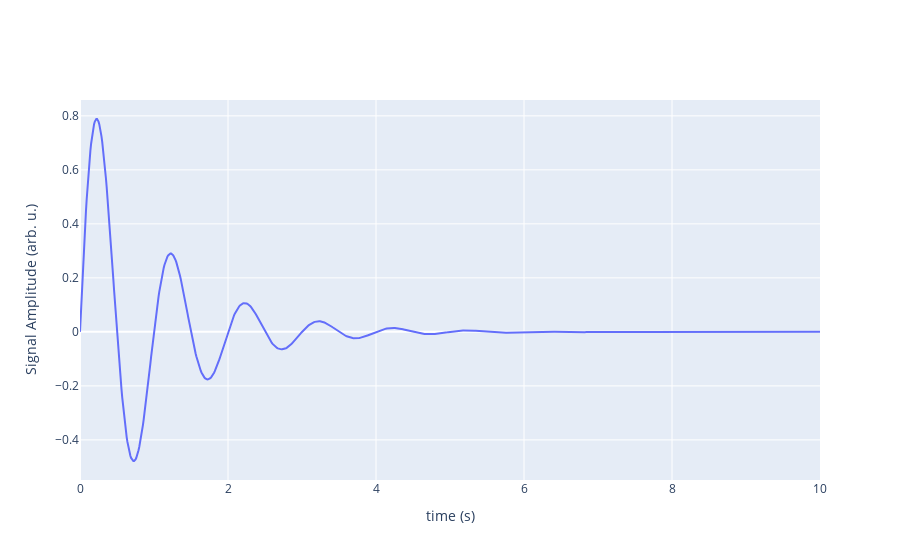

Write notebook code for a chart like this one.
### Code cell
from math_functions import damp_sine_wave


x_samp = np.linspace(0, 10, 1000)
y_samp = damp_sine_wave(x_samp, frequency=1, damping_rate=1, phase=0)


fig = go.Figure().update_layout(width=900)

fig.add_trace(go.Scatter(name="fun", mode="lines", x=x_samp, y=y_samp))
fig.update_layout(
    xaxis_title="time (s)",
    yaxis_title="Signal Amplitude (arb. u.)",
)
fig.show()

### Figure 1 — Plotly figure (JSON) as saved in the notebook; plotly's stock layout.template omitted (floating-point values rounded to 4 significant figures; data arrays with more than 128 entries replaced by an {"elided": "..."} marker saying what was removed)
{"data": [{"mode": "lines", "name": "fun", "type": "scatter", "x": {"elided": "1000 float values"}, "y": {"elided": "1000 float values"}}], "layout": {"width": 900, "xaxis": {"title": {"text": "time (s)"}}, "yaxis": {"title": {"text": "Signal Amplitude (arb. u.)"}}}}
